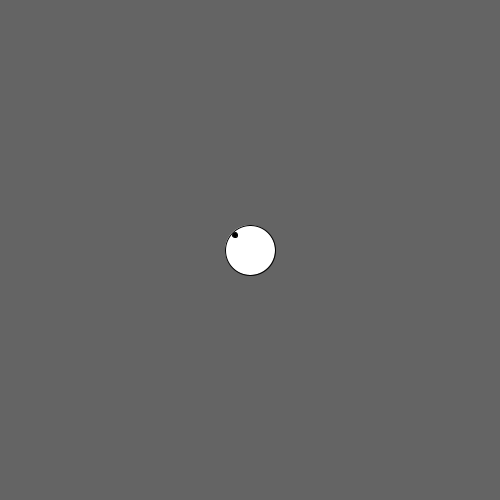
Frame 1 (no input)
Frame 60 (the mouse pressed at the canvas centre just before this capture): identical to frame 1, image omitted
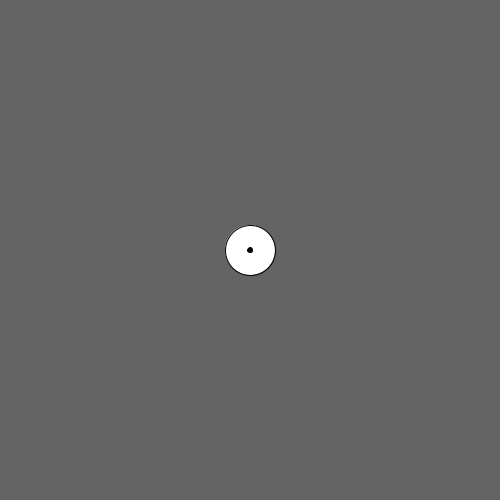
Frame 120 (the mouse held since frame 60 and released just before this capture)

The Processing sketch that drew these frames (run headless with seeded random() and noise(); from frame 60 on, the mouse is pressed at the canvas centre):

// Processing sketch: sketch_3_lezione_10_11
// ── sketch_3_lezione_10_11.pde
void setup()
{
  size(500, 500);
}

void draw()
{
  background(100);
  fill(255);
  ellipse(width/2, height/2, 50, 50);
  fill(0);
  
  float x = map(mouseX, 0, width, -15, 15);
  float y = map(mouseY, 0, height, -15, 15);
  ellipse(width/2+x, height/2+y, 5, 5);
  
}


/*
void setup()
{
  size(240, 120);
}

void draw()
{
  background(255);
  for(int x = 20; x < width; x+= 20)
  {
     float rum = map(mouseX, 0, width, 0, 12);
     float rumi = random(-rum, +rum);
     float rumf = random(-rum, +rum);
     line(x+rumi, 20, x+rumf, 100);
  }
  
}*/
